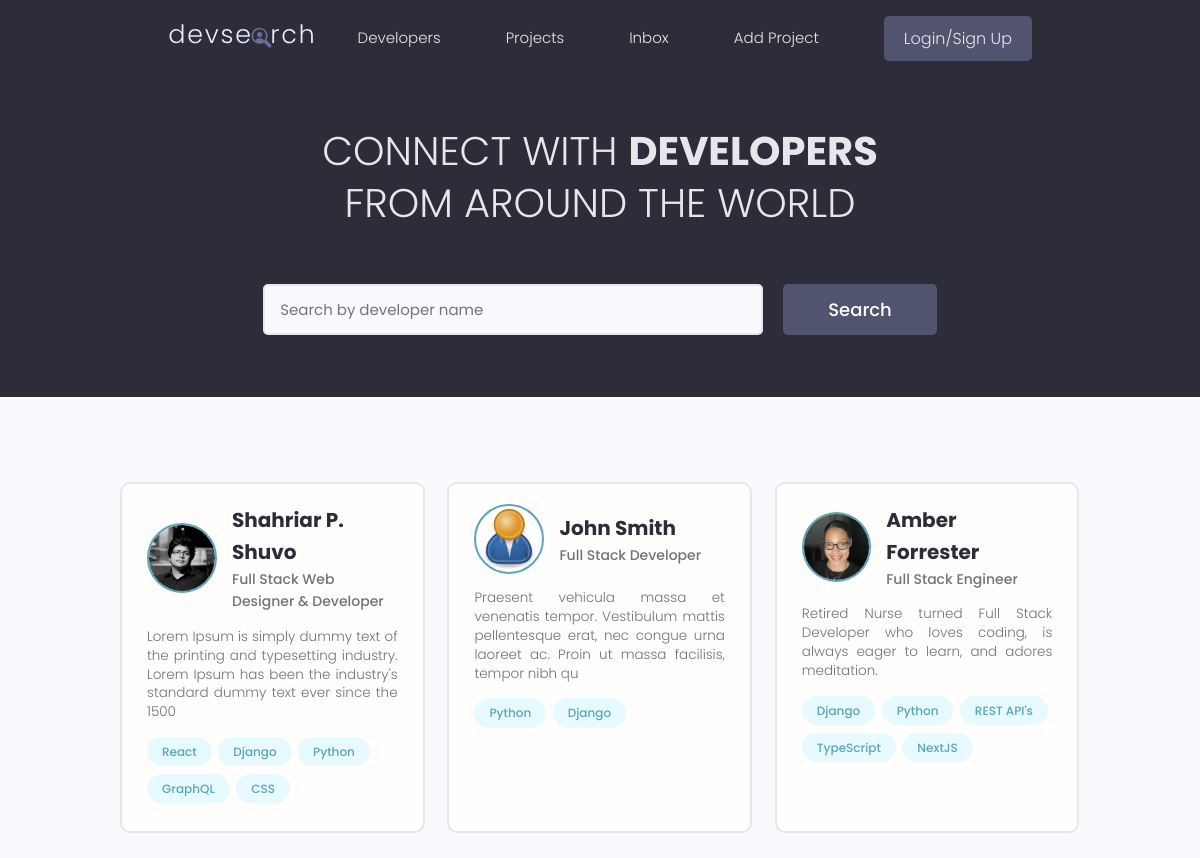
The page / on the database its author committed.
### users/models.py (models this page shows, shortened)
class Profile(models.Model):
    user = models.OneToOneField(
        User, on_delete=models.CASCADE, null=True, blank=True)
    name = models.CharField(max_length=200, null=True, blank=True)
    email = models.EmailField(max_length=500, null=True, blank=True)
    username = models.CharField(max_length=200, null=True, blank=True)
    location = models.CharField(max_length=200, null=True, blank=True)
    short_intro = models.CharField(max_length=200, null=True, blank=True)
    bio = models.TextField(null=True, blank=True)
    profile_image = models.ImageField(null=True, blank=True, upload_to='profiles/',
        default="profiles/user-default.png")
    social_github = models.CharField(max_length=200, null=True, blank=True)
    social_twitter = models.CharField(max_length=200, null=True, blank=True)
    social_linkedin = models.CharField(max_length=200, null=True, blank=True)
    social_youtube = models.CharField(max_length=200, null=True, blank=True)
    social_website = models.CharField(max_length=200, null=True, blank=True)
    created = models.DateTimeField(auto_now_add=True)
    id = models.UUIDField(default=uuid.uuid4, unique=True,
                          primary_key=True, editable=False)

class Skill(models.Model):
    owner = models.ForeignKey(Profile, on_delete=models.CASCADE,
                            null=True, blank=True)
    name = models.CharField(max_length=200, null=True, blank=True)
    description = models.TextField(null=True, blank=True)
    created = models.DateTimeField(auto_now_add=True)
    id = models.UUIDField(default=uuid.uuid4, unique=True,
                          primary_key=True, editable=False)
    def __str__(self):
        return str(self.name)

### users/views.py (the view)
# urls.py: path('', views.profiles, name='profiles'),
def profiles(request):
    profiles = Profile.objects.all()
    context = {'profiles': profiles}
    return render(request, 'users/profiles.html', context)

### users/templates/users/profiles.html (shortened to what this page needs)
{% extends 'main.html' %}
{% block content %}
<main class="home">
    <section class="hero-section text-center">
        <div class="container container--narrow">
            <div class="hero-section__box">
            <h2>CONNECT WITH <span>DEVELOPERS</span></h2>
            <h2>FROM AROUND THE WORLD</h2>
            </div>
            <div class="hero-section__search">
                <form class="form" action="#" method="get">
                    <div class="form__field">
                    <input class="input input--text" id="formInput#search" type="text" name="text"
                        placeholder="Search by developer name" />
                    </div>
                    <input class="btn btn--sub btn--lg" type="submit" value="Search" />
                </form>
            </div>
        </div>
    </section>
    <section class="devlist">
        <div class="container">
            <div class="grid grid--three">
                {% for profile in profiles%}
                <div class="column card">
                    <div class="dev">
                        <a href="{% url 'user-profile' profile.id %}" class="card__body">
                            <div class="dev__profile">
                                <img class="avatar avatar--md" src="{{ profile.profile_image.url }}" alt="image" />
                                <div class="dev__meta">
                                    <h3>{{ profile.name }}</h3>
                                    <h5>{{ profile.short_intro|slice:"60" }}</h5>
                                </div>
                            </div>
                            <p class="dev__info">{{ profile.bio|slice:"150" }}</p>
                            <div class="dev__skills">
                                {% for skill in profile.skill_set.all|slice:"5" %}
                                <span class="tag tag--pill tag--main">
                                    <small>{{skill}}</small>
                                </span>
                                {% endfor %}
                            </div>
                        </a>
                    </div>
                </div>
                {% endfor %}
            </div>
        </div>
    </section>
</main>
{% endblock content %}

### static/styles/app.css (style rules this page uses)
:root { --color-sub: #2d2d39; }
.btn--sub { background-color: var(--color-sub-light); }
.card { border: 2px solid var(--color-light); }
img { width: 100%; }
.hero-section { height: 40vh; display: flex; align-items: center; background-color: var(--color-sub); }
.hero-section__box { margin-bottom: 4rem; }
.hero-section__box > h2, .hero-section__box > h2 > span { font-size: 4rem; color: var(--color-light); line-height: 1.3; text-transform: uppercase; }
.hero-section__box > h2 { font-weight: 300; }
.hero-section__box > h2 > span { font-weight: 700; }
.hero-section__search > .form { display: flex; align-items: center; justify-content: center; gap: 2rem; }
.hero-section__search > .form input.input--text { width: 50rem; }
.devlist { margin-top: 8rem; }
.devlist .grid { align-items: stretch; }
.devlist .dev .dev__profile { display: flex; align-items: center; gap: 1.5rem; }
.devlist .dev .dev__meta h3 { color: var(--color-sub); font-size: 2rem; font-weight: 700; }
.devlist .dev .dev__meta h5 { color: var(--color-text); font-size: 1.4rem; font-weight: 500; }
.devlist .dev .dev__info { margin: 1.5rem 0; font-size: 1.35rem; line-height: 1.4; text-align: justify; }

### static/uikit/styles/modules/_variables.css (style rules this page uses)
:root { --color-main: #5aa5b9; --color-main-light: #e6faff; --color-sub: #3f4156; --color-sub-light: #51546e; --color-sub-lighter: #ededfd; --color-text: #737373; --color-gray: #8b8b8b; --color-light: #e5e7eb; --color-light-gray: #767676; --color-bg: #f8fafd; --color-white: #fffefd; --color-white-light: #f3f3f3; --color-success: #359e64; --color-success-bg: #def8e8; --color-error: #fc4b0b; --color-error-bg: #fff2ee; --font-base: 'Poppins', arial, helvetica, 'Segoe UI', roboto, ubuntu, sans-serif; --font-monospace: 'Fira Code', 'Courier New', courier, monospace; --font-regular: 300; --font-medium: 500; --font-bold: 700; --generic-shadow: 1px 1px 5px #00000010; --generic-transition: all 0.3s ease-in-out; }

### static/uikit/styles/modules/_base.css (style rules this page uses)
* { margin: 0; padding: 0; box-sizing: border-box; text-rendering: optimizeLegibility; color: inherit; font-size: inherit; }
html { font-size: 50%; }
@media only screen and (min-width: 480px) { html { font-size: 56.25%; } }
@media only screen and (min-width: 1200px) { html { font-size: 62.5%; } }
body { line-height: 1.6; font-weight: 400; font-size: 1.5rem; color: var(--color-text); background-color: var(--color-bg); min-height: 100vh; }

### static/uikit/styles/modules/_typography.css (style rules this page uses)
* { font-family: var(--font-base); }
h2 { font-size: 3.6rem; font-weight: var(--font-bold); }
h3 { font-size: 3.2rem; font-weight: var(--font-medium); }
h5 { font-size: 2.4rem; font-weight: var(--font-medium); }
h5, h6 { font-weight: var(--font-regular); }
p, span, strong { font-size: 1.6rem; color: var(--color-text); font-weight: var(--font-regular); }
a { padding-bottom: 2px; text-decoration: none; display: inline-block; color: var(--color-main); font-weight: var(--font-medium); }

### static/uikit/styles/modules/_utilities.css (style rules this page uses)
.container { width: 92%; max-width: 165rem; margin: 0 auto; box-sizing: border-box; }
.container--narrow { width: 92%; max-width: 120rem; }
@media screen and (min-width: 1000px) { .container { width: 90%; } }
@media screen and (min-width: 1000px) { .container--narrow { width: 85%; } }
@media screen and (min-width: 1200px) { .container { width: 80%; } }
@media screen and (min-width: 1200px) { .container--narrow { width: 72%; } }
.text-center { text-align: center; }

### static/uikit/styles/modules/_avatar.css (style rules this page uses)
.avatar { border-radius: 50%; border: 2px solid var(--color-main); object-fit: cover; }
.avatar--md { height: 7rem; width: 7rem; }

### static/uikit/styles/modules/_button.css (style rules this page uses)
.btn { display: inline-block; position: relative; cursor: pointer; background-color: var(--color-light); font-weight: var(--font-medium); color: var(--color-sub); text-decoration: none; padding: 1rem 2rem; border-radius: 0.5rem; border: none; width: -webkit-fit-content; width: -moz-fit-content; width: fit-content; height: -webkit-fit-content; height: -moz-fit-content; height: fit-content; font-size: 1.6rem; outline-width: 0; outline-color: transparent; -webkit-backface-visibility: hidden; backface-visibility: hidden; transition: all 0.3s ease-in-out; }
.btn--sub { background-color: var(--color-sub); color: var(--color-white); }
.btn--lg { font-size: 1.8rem; padding: 1.2rem 4.5rem; }

### static/uikit/styles/modules/_card.css (style rules this page uses)
.card { border-radius: 1rem; background-color: var(--color-white); border: 1.5px solid var(--color-light); width: auto; height: auto; margin-top: 0.5rem; margin-bottom: 0.5rem; overflow: hidden; }
.card__body, .card__header { padding: 2rem 2.5rem; }

### rows shown on the page
Profile: profile_image (picture), name "Shahriar P. Shuvo", short_intro "Full Stack Web Designer & Developer", bio "Lorem Ipsum is simply dummy text of the printing and typesetting industry. Lorem Ipsum has been the industry's standard dummy text ever since the 1500"
Skill: name "React"
Skill: name "Django"
Skill: name "Python"
Skill: name "GraphQL"
Skill: name "CSS"
Profile: profile_image (placeholder picture), name "John Smith", short_intro "Full Stack Developer", bio "Praesent vehicula massa et venenatis tempor. Vestibulum mattis pellentesque erat, nec congue urna laoreet ac. Proin ut massa facilisis, tempor nibh qu"
Skill: name "Python"
Skill: name "Django"
Profile: profile_image (placeholder picture), name "Amber Forrester", short_intro "Full Stack Engineer", bio "Retired Nurse turned Full Stack Developer who loves coding, is always eager to learn, and adores meditation."
Skill: name "Django"
Skill: name "Python"
Skill: name "REST API's"
Skill: name "TypeScript"
Skill: name "NextJS"
